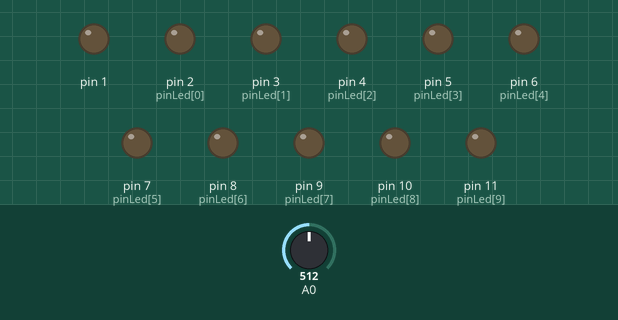
Simulated run of this sketch. Board: Arduino Uno, built with avr-gcc and run on an emulated ATmega328P. Shown: output pins drawn as LEDs (lit = HIGH). The test bench sets the inputs (shaded band); at power-on: A0 = 512.

Above: at 1.1 s.
At 4.21 s:
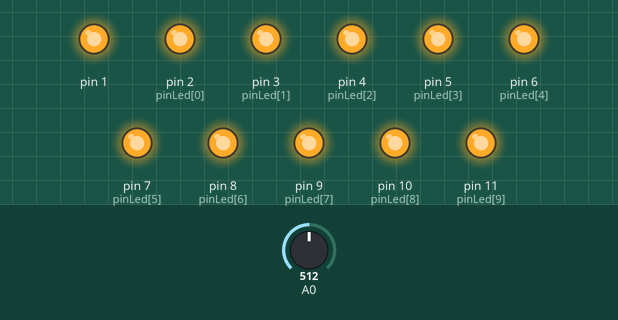
Timing chart, 0 to 4.5 s (numbered marks = the images above):
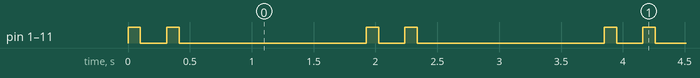

Measured:
- by itself, pin 1, pin 2 (pinLed[0]), pin 3 (pinLed[1]), pin 4 (pinLed[2]), pin 5 (pinLed[3]), pin 6 (pinLed[4]), pin 7 (pinLed[5]), pin 8 (pinLed[6]), pin 9 (pinLed[7]), pin 10 (pinLed[8]), pin 11 (pinLed[9]): repeats every 1.9 s: LOW 0.21 s, HIGH 0.10 s, LOW 1.5 s, HIGH 0.10 s
- by itself, everything shown: repeats every 1.9 s, in 4 steps

The sketch:

test2.ino
```cpp
#include <Arduino.h>

int pinLed[10] = {2,3,4,5,6,7,8,9,10,11};
void setup() {
  // put your setup code here, to run once:
  for(int i=0; i<11;i++)
  {
  pinMode(pinLed[i], OUTPUT);
  digitalWrite(pinLed[i], LOW);
  }
}

void loop() {
  // put your main code here, to run repeatedly:

  int temps=(analogRead(0)%100)+200;
  int temps2=(analogRead(0)%1000)+1000;
  for(int i=0; i<11; i++)
  {
    digitalWrite(pinLed[i], HIGH);
  }
  delay(100);
  for(int i=0; i<11; i++)
  {
    digitalWrite(pinLed[i], LOW);
  }
  delay(temps);
  for(int i=0; i<11; i++)
  {
    digitalWrite(pinLed[i], HIGH);
  }
  delay(100);
  for(int i=0; i<11; i++)
  {
    digitalWrite(pinLed[i], LOW);
  }
  delay(temps2);
}
```
